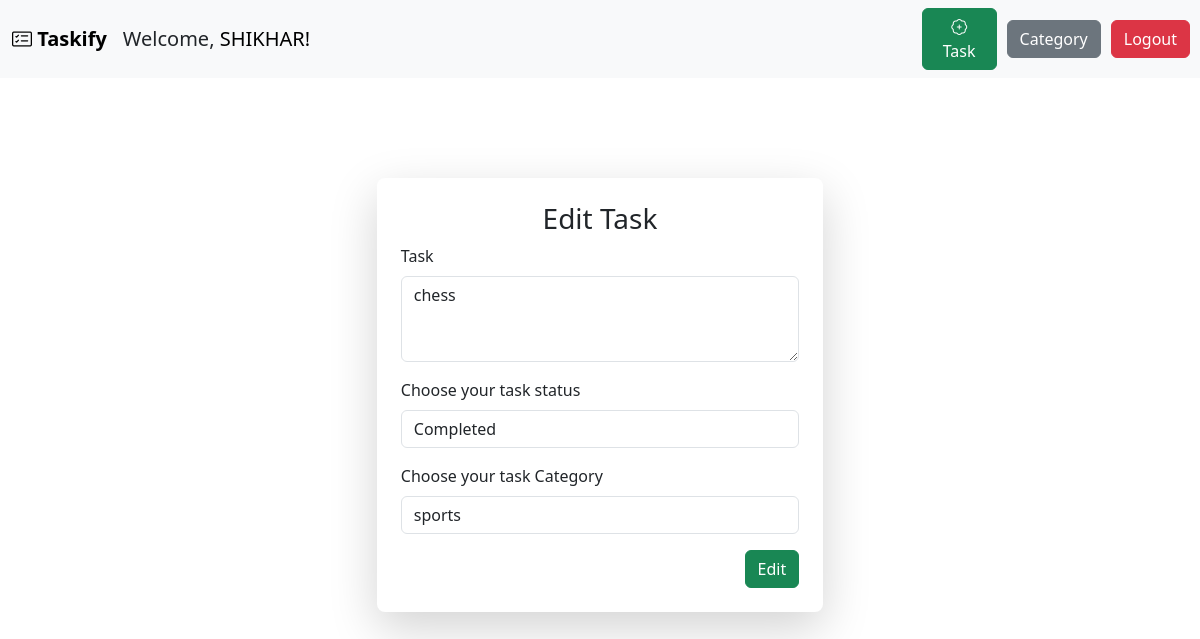
/edit/4 (signed in), run on the app's committed database.
### app.py (models this page shows)
class Users(db.Model):
    id=db.Column(db.Integer,primary_key=True)
    name=db.Column(db.String(100),nullable=False)
    email=db.Column(db.String(100),nullable=False, unique=True)
    password=db.Column(db.String(15),nullable=False)
    tasks = db.relationship('Tasks', backref='users', lazy=True)
    categories= db.relationship('Category', backref='users', lazy=True)

class Tasks(db.Model):
    id=db.Column(db.Integer,primary_key=True)
    task=db.Column(db.String(200),nullable=False)
    status=db.Column(db.String(100),nullable=False, default="Pending")
    date_added=db.Column(db.String(20), default=datetime.now().strftime("%d-%m-%Y %H:%M"))
    user_id= db.Column(db.Integer,db.ForeignKey("users.id"),nullable=False )
    category_id= db.Column(db.Integer,db.ForeignKey("category.id"),nullable=False )

### app.py (the view, shortened to what this page needs)
@app.route("/edit/<int:task_id>", methods=["POST","GET"])
def edit(task_id):
    if "user_name" in session:
        task=Tasks.query.filter_by(id=task_id).first()
        category=Category.query.filter_by(user_id=session.get("user_id")).all()
        if task and task.user_id==session.get("user_id"):
            user_details=Users.query.filter_by(id=session.get("user_id")).first()
            return render_template("edit.html", task=task, category=category,name=user_details.name )
        flash("Task not found.","info")
        return redirect(url_for("page"))
    flash("Please login to continue.","info")
    return redirect(url_for("index"))

### templates/edit.html (shortened to what this page needs)
{% extends "base.html" %}
{% block content %}
<div class="d-flex justify-content-center align-items-center mt-5">
    <div class="shadow-lg p-4 mt-5 bg-light bg-body rounded-3" style="width: 40%;">
        <h3 class="text-center mb-2">Edit Task</h3>
        <form method="post">
            <div class="mb-3">
                <label for="task" class="form-label">Task</label>
                <textarea name="task" class="form-control" rows="3"  required >{{task.task}}</textarea>
            </div>
            <div class="mb-3">
                <label for="status" class="form-label">Choose your task status</label>
                <select name="status" id="status" class="form-control">
                    {% if task.status=="Completed" %}
                    <option value="Completed" selected>Completed</option>
                    {% else %}
                    <option value="Completed">Completed</option>
                    {% endif %}
                </select>
            </div>
            <div class="mb-3">
                <label for="category" class="form-label">Choose your task Category</label>
                <select name="category" id="category" class="form-control">
                    {% for c in category %}
                    {% if task.category_id == c.id %}
                        <option value="{{c.id}}" selected>{{c.name}}</option>
                    {% else %}
                        <option value="{{c.id}}">{{c.name}}</option>
                    {% endif %}
                    {% endfor %}
                </select>
            </div>
            <div class="text-end">
                <button type="submit" class="btn btn-success">Edit</button>
            </div>
        </form>
    </div>
</div>
{% endblock %}

### templates/base.html (shortened to what this page needs)
<!DOCTYPE html>
<html lang="en">
<head>
  <link href="https://cdn.jsdelivr.net/npm/bootstrap@5.3.8/dist/css/bootstrap.min.css" rel="stylesheet"
>
<link rel="stylesheet" href="https://cdnjs.cloudflare.com/ajax/libs/bootstrap-icons/1.13.1/font/bootstrap-icons.min.css">
  </head>
<body>
  <nav class="navbar navbar-expand-lg bg-body-tertiary">
    <div class="container-fluid">
      <a class="navbar-brand fw-bold" href="/homepage"><i class="bi bi-card-checklist"></i> Taskify</a>
      <div class="collapse navbar-collapse" id="navbarNavAltMarkup">
        <div class="navbar-nav">
          <span class="active fs-5" style="font-weight:400;">Welcome, <a href="/user" style="font-weight: 400; text-decoration: none; color: black;">{{ name| upper }}!</a></span>
        </div>
        </div>
        </div>
          <a href="/task" class="btn btn-success" style="width:90px; margin-right: 10px;"><i class="bi bi-patch-plus"></i> Task</a>
          <a href="/category" class="btn btn-secondary" style="margin-right: 10px;">Category</a>
          <a href="/logout" class="btn btn-danger" style="margin-right: 10px;">Logout</a>
  </nav>
  <div class="container">
  {% block content %}
  {% endblock %}
  </div>
</body>
</html>

### data on the page
Users: name "SHIKHAR"
Tasks: task "chess", status "Completed"

### other printed values
form field category "sports"
